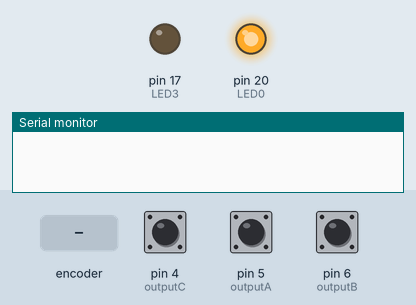
This sketch was run on a simulated Arduino Mega 2560, built with avr-gcc and run on an emulated ATmega2560. Shown: output pins drawn as LEDs (lit = HIGH), the last lines printed to the serial monitor. The inputs (shaded band) are chosen by the test bench; at power-on: pin 4 (outputC) HIGH, pin 5 (outputA) HIGH, pin 6 (outputB) HIGH. Pins used as bus, display or sensor lines are not drawn.

Above: at 1.2 s.
1.3 s: rotary encoder on pin 5 (outputA) / pin 6 (outputB) turned 3 steps (first pin leading)
At 2.3 s:
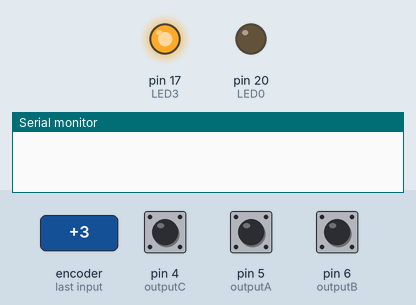
4.9 s: pin 4 (outputC) pulled LOW for 0.15 s
At 5.6 s:
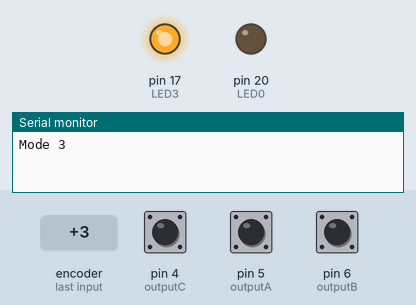
8.0 s: rotary encoder on pin 5 (outputA) / pin 6 (outputB) turned 3 steps (first pin leading)
At 9.0 s:
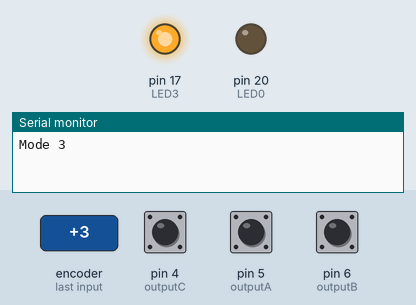
11.6 s: rotary encoder on pin 5 (outputA) / pin 6 (outputB) turned 2 steps (second pin leading)
Timing chart, 0 to 14.5 s (numbered marks = the images above; inputs shaded):
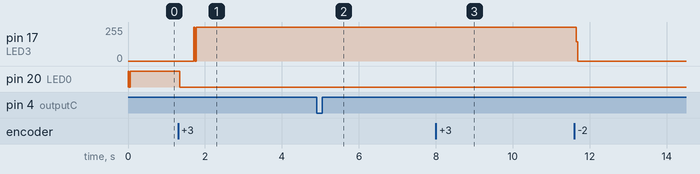

Measured:
- after the input at 1.3 s, pin 17 (LED3): 0/255 → 255/255 after 0.41 s; pin 20 (LED0): HIGH → LOW at once
- after the input at 4.9 s, pin 17 (LED3): stays 255/255 (without the input it goes to 233/255 after 1.9 s)
- after the input at 8.0 s, pin 17 (LED3): stays 255/255 (without the input it goes to 149/255 after 1.9 s)

The sketch:

IoT_Device2_Inactitvity.ino
```cpp
//Define Rotary Encoder Pins. CLK and DT can be swapped depending on the orientaiton of the LEDs.
#define outputA 5 // DT
#define outputB 6 //CLK
#define outputC 4 //SW -The Button


//Set the counter to 0, which is the red LED.
int counter = 0;
int aState;
int aLastState;
int switchState;
int lastSwitchState = HIGH;  // Assuming switch is initially not pressed

const int minValue = 0;
const int maxValue = 3;

// Define LED pins
#define LED0 20
#define LED1 19
#define LED2 18
#define LED3 17

unsigned long lastActivityTime = 0;
const unsigned long TIMEOUT = 5000;  // 5 seconds in milliseconds

void setup() {
    pinMode(outputA, INPUT);
    pinMode(outputB, INPUT);
    pinMode(outputC, INPUT_PULLUP);  // Use INPUT_PULLUP if the switch is connected to GND

    // Setup LED pins as outputs and initially turn them off
    pinMode(LED0, OUTPUT);
    pinMode(LED1, OUTPUT);
    pinMode(LED2, OUTPUT);
    pinMode(LED3, OUTPUT);
    digitalWrite(LED0, LOW);
    digitalWrite(LED1, LOW);
    digitalWrite(LED2, LOW);
    digitalWrite(LED3, LOW);

    Serial.begin(9600);
    Serial1.begin(9600); //Serial for Bluetooth
    aLastState = digitalRead(outputA);
}

void loop() {
    // Check for data from Serial (for testing modes)
    if (Serial.available()) {
        String command = Serial.readStringUntil('\n');
    }

    aState = digitalRead(outputA);
    if (aState != aLastState) {
        if (aState == LOW) {
            // Increment the counter when the encoder reaches a full detent position (click)
            if (digitalRead(outputB) == LOW) {
                if (counter > minValue) {
                    counter--;
                }
            } else {
                if (counter < maxValue) {
                    counter++;
                }
            }
        }
        aLastState = aState;
        lastActivityTime = millis();  // Update the activity time when encoder turns
    }

    // Turn off all LEDs first
    digitalWrite(LED0, LOW);
    digitalWrite(LED1, LOW);
    digitalWrite(LED2, LOW);
    digitalWrite(LED3, LOW);

    // Light up the appropriate LED based on the counter value
    switch (counter) {
        case 0:
            digitalWrite(LED0, HIGH);
            break;
        case 1:
            digitalWrite(LED1, HIGH);
            break;
        case 2:
            digitalWrite(LED2, HIGH);
            break;
        case 3:
            digitalWrite(LED3, HIGH);
            break;
    }

    // Check the switch
    switchState = digitalRead(outputC);
    if (switchState == LOW && lastSwitchState == HIGH) {
        switch (counter) {
            case 0:
                Serial.println("OFF");
                Serial1.println("M0");
                break;
            case 1:
                Serial.println("Mode 1");
                Serial1.println("M1");
                break;
            case 2:
                Serial.println("Mode 2");
                Serial1.println("M2");
                break;
            case 3:
                Serial.println("Mode 3");
                Serial1.println("M3");
                break;
        }
        lastActivityTime = millis();  // Update the activity time when switch is pressed
    }
    lastSwitchState = switchState;

    if (millis() - lastActivityTime > TIMEOUT) {
        // Turn off all LEDs due to inactivity
        digitalWrite(LED0, LOW);
        digitalWrite(LED1, LOW);
        digitalWrite(LED2, LOW);
        digitalWrite(LED3, LOW);
    }

    delay(10);  // Small delay for debounce
}
```
